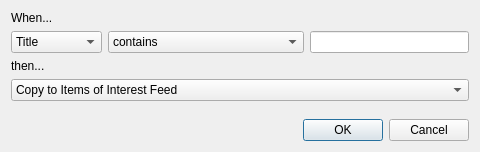
<?xml version="1.0" encoding="UTF-8"?>
<ui version="4.0">
 <class>FilterDialog</class>
 <widget class="QDialog" name="FilterDialog">
  <property name="geometry">
   <rect>
    <x>0</x>
    <y>0</y>
    <width>480</width>
    <height>152</height>
   </rect>
  </property>
  <property name="windowTitle">
   <string>Create Filter</string>
  </property>
  <property name="windowIcon">
   <iconset resource="PyRssReader.qrc">
    <normaloff>:/RssReader/Resources/RssReader.ico</normaloff>:/RssReader/Resources/RssReader.ico</iconset>
  </property>
  <layout class="QVBoxLayout" name="verticalLayout">
   <item>
    <widget class="QLabel" name="label">
     <property name="text">
      <string>When...</string>
     </property>
    </widget>
   </item>
   <item>
    <layout class="QHBoxLayout" name="horizontalLayout">
     <item>
      <widget class="QComboBox" name="fieldCombo">
       <item>
        <property name="text">
         <string>Title</string>
        </property>
       </item>
       <item>
        <property name="text">
         <string>Author</string>
        </property>
       </item>
       <item>
        <property name="text">
         <string>Description</string>
        </property>
       </item>
       <item>
        <property name="text">
         <string>Categories</string>
        </property>
       </item>
      </widget>
     </item>
     <item>
      <widget class="QComboBox" name="verbCombo">
       <item>
        <property name="text">
         <string>contains</string>
        </property>
       </item>
       <item>
        <property name="text">
         <string>does not contain</string>
        </property>
       </item>
       <item>
        <property name="text">
         <string>exactly equals</string>
        </property>
       </item>
       <item>
        <property name="text">
         <string>matches by regular expression</string>
        </property>
       </item>
      </widget>
     </item>
     <item>
      <widget class="QLineEdit" name="queryStrEdit"/>
     </item>
    </layout>
   </item>
   <item>
    <widget class="QLabel" name="label_2">
     <property name="text">
      <string>then...</string>
     </property>
    </widget>
   </item>
   <item>
    <widget class="QComboBox" name="actionCombo">
     <item>
      <property name="text">
       <string>Copy to Items of Interest Feed</string>
      </property>
     </item>
     <item>
      <property name="text">
       <string>Mark As Read</string>
      </property>
     </item>
     <item>
      <property name="text">
       <string>Delete Item</string>
      </property>
     </item>
    </widget>
   </item>
   <item>
    <spacer name="verticalSpacer">
     <property name="orientation">
      <enum>Qt::Orientation::Vertical</enum>
     </property>
     <property name="sizeHint" stdset="0">
      <size>
       <width>20</width>
       <height>10</height>
      </size>
     </property>
    </spacer>
   </item>
   <item>
    <widget class="QDialogButtonBox" name="buttonBox">
     <property name="orientation">
      <enum>Qt::Orientation::Horizontal</enum>
     </property>
     <property name="standardButtons">
      <set>QDialogButtonBox::StandardButton::Cancel|QDialogButtonBox::StandardButton::Ok</set>
     </property>
    </widget>
   </item>
  </layout>
 </widget>
 <tabstops>
  <tabstop>queryStrEdit</tabstop>
  <tabstop>fieldCombo</tabstop>
  <tabstop>verbCombo</tabstop>
  <tabstop>actionCombo</tabstop>
  <tabstop>buttonBox</tabstop>
 </tabstops>
 <resources>
  <include location="PyRssReader.qrc"/>
 </resources>
 <connections>
  <connection>
   <sender>buttonBox</sender>
   <signal>accepted()</signal>
   <receiver>FilterDialog</receiver>
   <slot>accept()</slot>
   <hints>
    <hint type="sourcelabel">
     <x>248</x>
     <y>254</y>
    </hint>
    <hint type="destinationlabel">
     <x>157</x>
     <y>274</y>
    </hint>
   </hints>
  </connection>
  <connection>
   <sender>buttonBox</sender>
   <signal>rejected()</signal>
   <receiver>FilterDialog</receiver>
   <slot>reject()</slot>
   <hints>
    <hint type="sourcelabel">
     <x>316</x>
     <y>260</y>
    </hint>
    <hint type="destinationlabel">
     <x>286</x>
     <y>274</y>
    </hint>
   </hints>
  </connection>
 </connections>
</ui>
